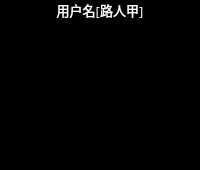
<?xml version="1.0" encoding="UTF-8"?>
<ui version="4.0">
 <class>UserShow</class>
 <widget class="QWidget" name="UserShow">
  <property name="geometry">
   <rect>
    <x>0</x>
    <y>0</y>
    <width>200</width>
    <height>170</height>
   </rect>
  </property>
  <property name="minimumSize">
   <size>
    <width>200</width>
    <height>170</height>
   </size>
  </property>
  <property name="font">
   <font>
    <family>微软雅黑</family>
    <pointsize>10</pointsize>
   </font>
  </property>
  <property name="windowTitle">
   <string>Form</string>
  </property>
  <property name="windowIcon">
   <iconset resource="resource.qrc">
    <normaloff>:/tx/6.png</normaloff>:/tx/6.png</iconset>
  </property>
  <property name="styleSheet">
   <string notr="true">background-color: rgb(0, 0, 0);
color: rgb(255, 255, 255);</string>
  </property>
  <layout class="QVBoxLayout" name="verticalLayout">
   <property name="spacing">
    <number>0</number>
   </property>
   <property name="leftMargin">
    <number>0</number>
   </property>
   <property name="topMargin">
    <number>0</number>
   </property>
   <property name="rightMargin">
    <number>0</number>
   </property>
   <property name="bottomMargin">
    <number>0</number>
   </property>
   <item>
    <widget class="QLabel" name="lb_name">
     <property name="minimumSize">
      <size>
       <width>0</width>
       <height>20</height>
      </size>
     </property>
     <property name="maximumSize">
      <size>
       <width>16777215</width>
       <height>20</height>
      </size>
     </property>
     <property name="text">
      <string>用户名[路人甲]</string>
     </property>
     <property name="alignment">
      <set>Qt::AlignCenter</set>
     </property>
    </widget>
   </item>
   <item>
    <spacer name="verticalSpacer">
     <property name="orientation">
      <enum>Qt::Vertical</enum>
     </property>
     <property name="sizeHint" stdset="0">
      <size>
       <width>20</width>
       <height>147</height>
      </size>
     </property>
    </spacer>
   </item>
  </layout>
 </widget>
 <resources>
  <include location="resource.qrc"/>
 </resources>
 <connections/>
</ui>
